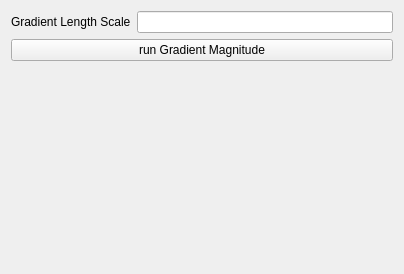
            <widget class="QWidget" name="gradientMagnitudePage">
             <property name="geometry">
              <rect>
               <x>0</x>
               <y>0</y>
               <width>404</width>
               <height>274</height>
              </rect>
             </property>
             <attribute name="label">
              <string>Gradient Magnitude</string>
             </attribute>
             <layout class="QVBoxLayout" name="verticalLayout_17">
              <item>
               <widget class="QWidget" name="widget_27" native="true">
                <layout class="QHBoxLayout" name="horizontalLayout_19">
                 <property name="leftMargin">
                  <number>0</number>
                 </property>
                 <property name="topMargin">
                  <number>0</number>
                 </property>
                 <property name="rightMargin">
                  <number>0</number>
                 </property>
                 <property name="bottomMargin">
                  <number>0</number>
                 </property>
                 <item>
                  <widget class="QLabel" name="gradientMagnitudeLabel">
                   <property name="text">
                    <string>Gradient Length Scale</string>
                   </property>
                  </widget>
                 </item>
                 <item>
                  <widget class="QLineEdit" name="gradientMagnitudeLineEdit"/>
                 </item>
                </layout>
               </widget>
              </item>
              <item>
               <widget class="QPushButton" name="gradientMagnitudeButton">
                <property name="text">
                 <string>run Gradient Magnitude</string>
                </property>
               </widget>
              </item>
              <item>
               <spacer name="verticalSpacer_3">
                <property name="orientation">
                 <enum>Qt::Vertical</enum>
                </property>
                <property name="sizeHint" stdset="0">
                 <size>
                  <width>20</width>
                  <height>40</height>
                 </size>
                </property>
               </spacer>
              </item>
             </layout>
            </widget>
